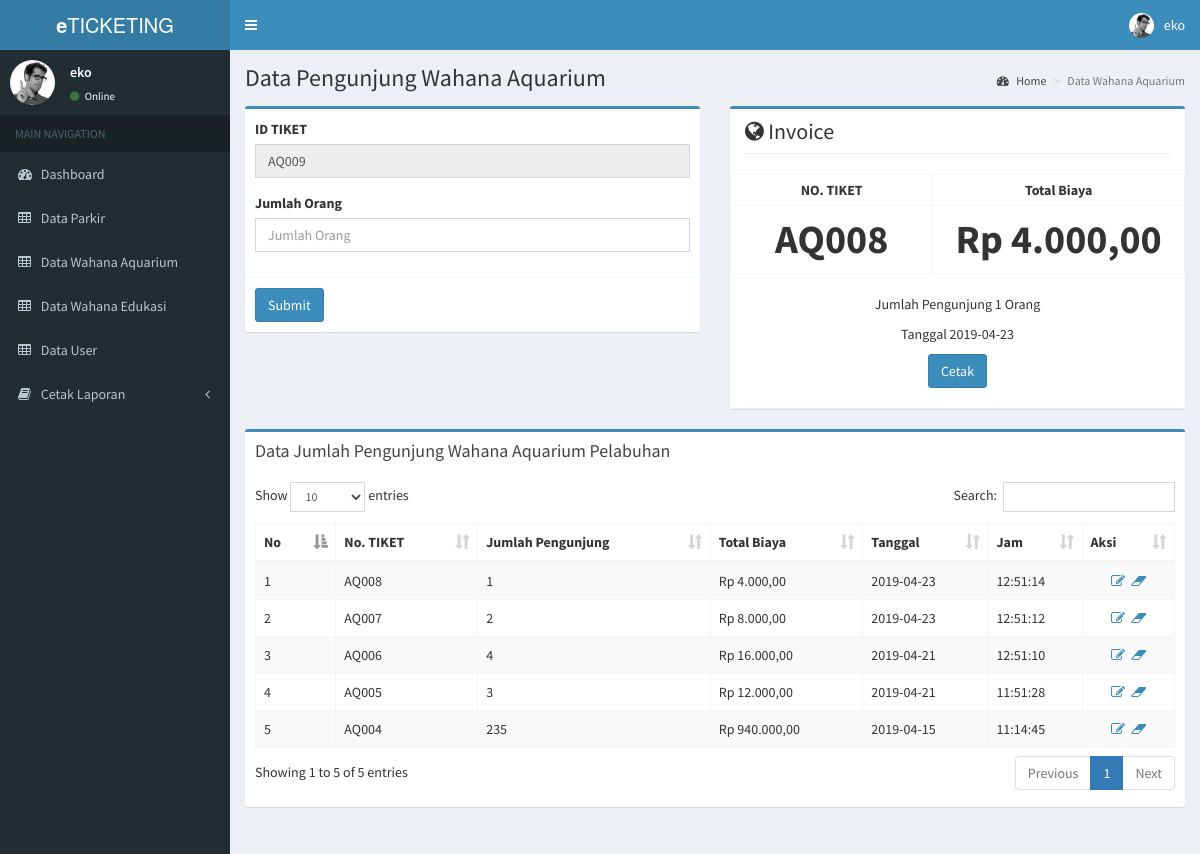
/pages/add_aquarium.php (signed in), run on the app's committed database.
### tables this page shows
CREATE TABLE `tb_aquarium` (
  `id_aquarium` varchar(50) NOT NULL,
  `id_user` varchar(10) DEFAULT NULL,
  `jml_orang` int(11) DEFAULT NULL,
  `total` int(11) DEFAULT NULL,
  `status` int(11) DEFAULT NULL,
  `tanggal` date NOT NULL,
  `jam` time NOT NULL
);

### pages/add_aquarium.php (the view, shortened to what this page needs)
<?php
include('header.php');
?>
  <div class="content-wrapper">
    <section class="content-header">
      <h1>
        Data Pengunjung Wahana Aquarium
      </h1>
      <ol class="breadcrumb">
        <li><a href="index.php"><i class="fa fa-dashboard"></i> Home</a></li>
        <li class="active">Data Wahana Aquarium</li>
      </ol>
    </section>
    <section class="content">
     <div class="row">
        <div class="col-md-6">
          <div class="box box-primary">
            <form action="" method="post">
              <div class="box-body">
                <?php
                $query = mysqli_query($connect,"SELECT max(id_aquarium) as maxKode FROM tb_aquarium");
                $data = mysqli_fetch_array($query);
                $kodeAquarium = $data['maxKode'];
                $noUrut = (int) substr($kodeAquarium, 3, 3);
                $noUrut++;
                $char = "AQ";
                $kodeAquarium = $char . sprintf("%03s", $noUrut);
                ?>
                <div class="form-group">
                  <label for="exampleInputEmail1">ID TIKET</label>
                  <input type="text" name="aquarium" class="form-control" id="exampleInputEmail1" placeholder="No Kendaraan" value="<?php echo $kodeAquarium;?>" readonly>
                </div>
                <div class="form-group">
                  <label for="exampleInputPassword1">Jumlah Orang</label>
                  <input type="number" name="jml_orang" class="form-control" id="exampleInputPassword1" placeholder="Jumlah Orang" required oninvalid="this.setCustomValidity('Data Tidak Boleh Kosong!')" oninput="setCustomValidity('')">
                </div>
              </div>
              <div class="box-footer">
                <button type="submit" name="parkir" class="btn btn-primary">Submit</button>
              </div>
            </form>
          </div>
        </div>
         <div class="col-md-6">
          <div class="box box-primary">
          <div class="col-xs-12">
          <h2 class="page-header">
            <i class="fa fa-globe"></i> Invoice
          </h2>
        </div>
            <table class='table table-condensed table-bordered'>
        <tbody>
          <?php
          include ('../config.php');
          $sql = mysqli_query($connect, "SELECT * FROM tb_aquarium order by id_aquarium desc limit 1");
          $data = mysqli_fetch_array($sql);
          ?>
          <tr><th width='130px' scope='row' style="text-align:center;">NO. TIKET</th> <th width='130px' scope='row' style="text-align:center;">Total Biaya</th></tr>
          <tr><th width='130px' scope='row' style="text-align:center;font-size: 40px;"><?php echo $data['id_aquarium'];?> </th> <th width='130px' scope='row'  style="text-align:center;font-size: 40px;"><?php echo rupiah($data['total']);?></th></tr>
        </tbody>
        </table>
        <center><p>Jumlah Pengunjung <?php echo $data['jml_orang'];?> Orang</p><p>Tanggal <?php echo $data['tanggal'];?></p>
 <a href="cetak_aquarium.php" ><button class="btn btn-primary">Cetak</button></a><hr></center>
          </div>
        </div>
      </div>
      <div class="row">
       <div class="col-xs-12">
          <div class="box box-primary">
            <div class="box-header">
              <h3 class="box-title">Data Jumlah Pengunjung Wahana Aquarium Pelabuhan</h3>
            </div>
            <div class="box-body">
              <table id="example1" class="table table-bordered table-striped">
                <thead>
                <tr>
                <th>No</th>
                  <th>No. TIKET</th>
                  <th>Jumlah Pengunjung</th>
                  <th>Total Biaya</th>
                  <th>Tanggal</th>
                  <th>Jam</th>
                  <?php  if($_SESSION['level'] == "Administrator") { ?>
                  <th>Aksi</th>
                  <?php } ?>
                </tr>
                </thead>
                <tbody>
                <?php
                include '../config.php';
                $no =1;
                $query = mysqli_query($connect, "SELECT * FROM tb_aquarium ORDER BY id_aquarium DESC");
                while ($data = mysqli_fetch_array($query)) {
                ?>
                <tr>
                <td><?php echo $no++;?></td>
                  <td><?php echo $data['id_aquarium'];?></td>
                  <td><?php echo $data['jml_orang'];?>
                  </td>
                  <td><?php echo rupiah($data['total']);?></td>
                  <td><?php echo $data['tanggal'];?></td>
                  <td><?php echo $data['jam'];?></td>
                  <?php  if($_SESSION['level'] == "Administrator") { ?>
                  <td><center>
                                <a class='fa fa-fw fa-edit' title='Ubah' href='edit_aquarium.php?id_aquarium="<?php echo $data['id_aquarium'];?>"'></a>
                                <a class='fa fa-fw fa-eraser' title='Hapus' href='delete_aquarium.php?id_aquarium="<?php echo $data['id_aquarium'];?>"' onclick="javascript: return confirm('Anda yakin hapus ?')"></a>
                              </center></td>
                  <?php } ?>
                </tr>
                <?php
                }
                ?>
                </tbody>
              </table>
            </div>
          </div>
        </div>
      </div>
    </section>
  </div>
<?php
include 'footer.php';
function rupiah($angka){
  $hasil_rupiah = "Rp " . number_format($angka,2,',','.');
  return $hasil_rupiah;
}
?>

### pages/header.php (shortened to what this page needs)
<!DOCTYPE html>
<html>
<head>
  <link rel="stylesheet" href="../bower_components/bootstrap/dist/css/bootstrap.min.css">
  <link rel="stylesheet" href="../bower_components/font-awesome/css/font-awesome.min.css">
  <link rel="stylesheet" href="../bower_components/Ionicons/css/ionicons.min.css">
  <link rel="stylesheet" href="../bower_components/datatables.net-bs/css/dataTables.bootstrap.min.css">
  <link rel="stylesheet" href="../dist/css/AdminLTE.min.css">
  <link rel="stylesheet" href="../dist/css/skins/_all-skins.min.css">
  <link rel="stylesheet" href="../bower_components/Ionicons/css/ionicons.min.css">
  <link rel="stylesheet" href="../bower_components/bootstrap-daterangepicker/daterangepicker.css">
  <link rel="stylesheet" href="../bower_components/bootstrap-datepicker/dist/css/bootstrap-datepicker.min.css">
  <link rel="stylesheet" href="../plugins/iCheck/all.css">
  <link rel="stylesheet" href="../bower_components/bootstrap-colorpicker/dist/css/bootstrap-colorpicker.min.css">
  <link rel="stylesheet" href="../plugins/timepicker/bootstrap-timepicker.min.css">
  <link rel="stylesheet" href="../bower_components/select2/dist/css/select2.min.css">
  <link rel="stylesheet" href="../dist/css/AdminLTE.min.css">
  <link rel="stylesheet" href="../dist/css/skins/_all-skins.min.css">
</head>
<body class="hold-transition skin-blue sidebar-mini">
<div class="wrapper">
  <header class="main-header">
    <a href="../index2.html" class="logo">
      <span class="logo-lg"><b>e</b>TICKETING</span>
    </a>
    <nav class="navbar navbar-static-top">
      <a href="#" class="sidebar-toggle" data-toggle="push-menu" role="button">
      </a>
      <div class="navbar-custom-menu">
        <ul class="nav navbar-nav">
          <li class="dropdown user user-menu">
            <a href="#" class="dropdown-toggle" data-toggle="dropdown">
              <img src="../dist/img/user2-160x160.jpg" class="user-image" alt="User Image">
              <span class="hidden-xs"><?php echo $_SESSION['nama_user']; ?></span>
            </a>
          </li>
        </ul>
      </div>
    </nav>
  </header>
  <aside class="main-sidebar">
    <section class="sidebar">
      <div class="user-panel">
        <div class="pull-left image">
          <img src="../dist/img/user2-160x160.jpg" class="img-circle" alt="User Image">
        </div>
        <div class="pull-left info">
          <p><?php echo $_SESSION['nama_user']; ?></p>
          <a href="#"><i class="fa fa-circle text-success"></i> Online</a>
        </div>
      </div>
      <ul class="sidebar-menu" data-widget="tree">
        <li class="header">MAIN NAVIGATION</li>
        <?php  if($_SESSION['level'] == "Administrator") {
          echo "
          <li><a href='index.php'><i class='fa fa-dashboard'></i> <span>Dashboard</span></a></li>
          <li><a href='add_parkir.php'><i class='fa fa-table'></i> <span>Data Parkir</span></a></li>
          <li><a href='add_aquarium.php'><i class='fa fa-table'></i> <span>Data Wahana Aquarium</span></a></li>
          <li><a href='add_edukasi.php'><i class='fa fa-table'></i> <span>Data Wahana Edukasi</span></a></li>
          <li><a href='add_user.php'><i class='fa fa-table'></i> <span>Data User</span></a></li>
          <li class='treeview'>
          <a href='#'>
            <i class='fa fa-book'></i>
            <span>Cetak Laporan</span>
            <span class='pull-right-container'>
              <i class='fa fa-angle-left pull-right'></i>
            </span>
          </a>
          <ul class='treeview-menu'>
            <li><a href='cetak_laporan_periode.php'><i class='fa fa-circle-o'></i> Periode</a></li>
            <li><a href='cetak_laporan.php'><i class='fa fa-circle-o'></i> Tahunan</a></li>
          </ul>
        </li>
          ";
        }else if ($_SESSION['level'] == "Petugas Parkir") {
          echo "
          <li><a href='index.php'><i class='fa fa-dashboard'></i> <span>Dashboard</span></a></li>
          <li><a href='add_parkir.php'><i class='fa fa-table'></i> <span>Data Parkir</span></a></li>
          ";
        }else if ($_SESSION['level'] == "Petugas Wahana Aquarium") {
          echo "
          <li><a href='index.php'><i class='fa fa-dashboard'></i> <span>Dashboard</span></a></li>
          <li><a href='add_aquarium.php'><i class='fa fa-table'></i> <span>Data Wahana Aquarium</span></a></li>
          ";
        }else if ($_SESSION['level'] == "Petugas Wahana Edukasi") {
          echo "
          <li><a href='index.php'><i class='fa fa-dashboard'></i> <span>Dashboard</span></a></li>
          <li><a href='add_edukasi.php'><i class='fa fa-table'></i> <span>Data Wahana Edukasi</span></a></li>
          ";
        }else{
          header('location: ../index.php');
        }
          ?>
      </ul>
    </section>
  </aside>

### pages/footer.php (shortened to what this page needs)
</div>
</body>
</html>

### data on the page
tb_aquarium: id_aquarium "AQ008", total "Rp 4.000,00", jml_orang "1", tanggal "2019-04-23", jam "12:51:14"
tb_aquarium: id_aquarium "AQ007", jml_orang "2", total "Rp 8.000,00", tanggal "2019-04-23", jam "12:51:12"
tb_aquarium: id_aquarium "AQ006", jml_orang "4", total "Rp 16.000,00", tanggal "2019-04-21", jam "12:51:10"
tb_aquarium: id_aquarium "AQ005", jml_orang "3", total "Rp 12.000,00", tanggal "2019-04-21", jam "11:51:28"
tb_aquarium: id_aquarium "AQ004", jml_orang "235", total "Rp 940.000,00", tanggal "2019-04-15", jam "11:14:45"

### other printed values
$_SESSION['nama_user'] "eko"
